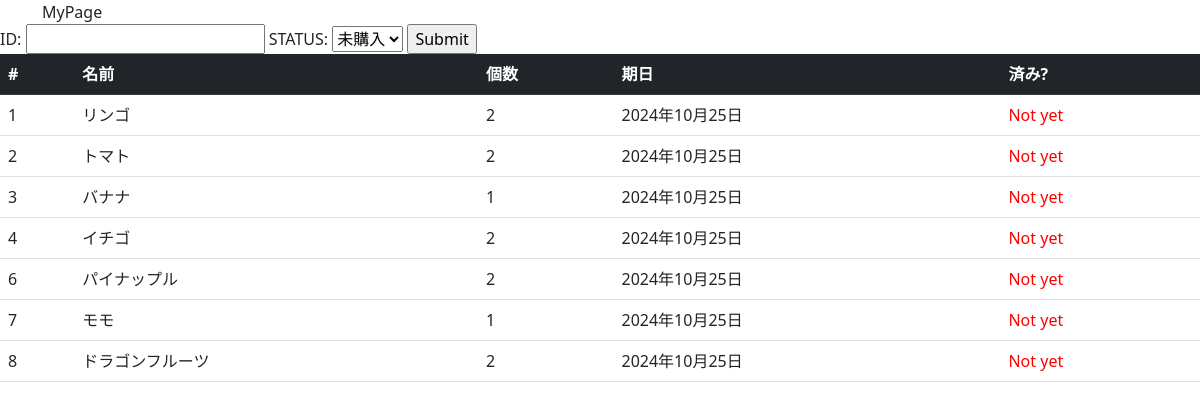
Screenshot of /shoppinglist/list/ with the database file from the repository.
### shoppinglist/models.py (models this page shows, shortened)
class Item(models.Model):
    name = models.CharField(max_length=100)
    item_url = models.URLField(blank=True,null=True)
    count = models.PositiveBigIntegerField(default=0)
    buy_date = models.DateField(blank=True,null=True)
    shop = models.ForeignKey(Shop,blank=True,null=True,verbose_name='shop',on_delete=models.PROTECT)
    buy = models.BooleanField(default=False)

### shoppinglist/views.py (the view, shortened to what this page needs)
# urls.py: path('list/', ItemList.as_view(),name='list'),
class ItemList(ListView):
    model = Item
    def get_context_data(self, **kwargs):
        context = super().get_context_data(**kwargs)
        context['form'] = ItemBuy()
        return context

### shoppinglist/forms.py
class ItemBuy(forms.Form):
    status = (
        (0,'未購入'),
        (1,'購入済')
    )
    item_id = forms.IntegerField(label='ID')
    item_status = forms.ChoiceField(label='STATUS',widget=forms.Select,choices=status)

### shoppinglist/templates/shoppinglist/item_list.html (shortened to what this page needs)
{% extends "base.html" %}
{%block main%}
<form action="{%url 'shoppinglist:list'%}" method="post">
{{form}}
<input type="submit"/>
</form>
<table class="table">
    <thead class="table-dark">
        <tr>
            <th>#</th>
            <th>名前</th>
            <th>個数</th>
            <th>期日</th>
            <th>済み?</th>
        </tr>
    <thead>
    <tbody>
        {% for item in object_list %}
        <tr>
            <td scope="row">{{item.id}}</td>
            <td>{{item.name}}</td>
            <td>{{item.count}}</td>
            <td>{{item.buy_date}}</td>
            <td>{%if item.buy == False%}<font color="red">Not yet</font> {%endif%}
                {%if item.buy == True%}Yet{%endif%}</td>
            </tr>
        {%endfor%}
    </tbody>
</table>
{%endblock%}

### templates/base.html (shortened to what this page needs)
{%load static%}
<!doctype html>
<html lang="ja">
<head>
    <link rel="stylesheet" href="{%static '/bootstrap/css/bootstrap.min.css' %}">
</head>
<body>
    <div class="container">
    <nav class="nav">
     <div class="navbar-brand">MyPage</div>
    </nav>
    </div>
    {%block main%}{%endblock%}
</body>
</html>

### rows the page displays
Item: id "1", name "リンゴ", count "2", buy_date "2024年10月25日", buy "Not yet"
Item: id "2", name "トマト", count "2", buy_date "2024年10月25日", buy "Not yet"
Item: id "3", name "バナナ", count "1", buy_date "2024年10月25日", buy "Not yet"
Item: id "4", name "イチゴ", count "2", buy_date "2024年10月25日", buy "Not yet"
Item: id "6", name "パイナップル", count "2", buy_date "2024年10月25日", buy "Not yet"
Item: id "7", name "モモ", count "1", buy_date "2024年10月25日", buy "Not yet"
Item: id "8", name "ドラゴンフルーツ", count "2", buy_date "2024年10月25日", buy "Not yet"
